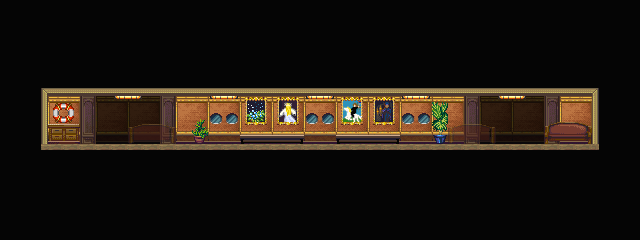

Rendered tile map (Tiled .tmx) drawn with the repository's tilesets; below, a short description and the map source with its tile grids summarised:
An orthogonal 40x15 tile map with 16x16 px tiles, 5 tile layers (Background, Background Above, AAAAAAAAA, Tile Layer 5, ...) and 31 objects (12x Event, 11x Light, 8x Target).

<map version="1.4" tiledversion="1.4.2" orientation="orthogonal" renderorder="right-down" width="40" height="15" tilewidth="16" tileheight="16" infinite="0" nextlayerid="7" nextobjectid="105">
 <tileset firstgid="1" source="Tilesets/Debug2d.tsx" />
 <layer id="1" name="Background" width="40" height="15">
  <properties>
   <property name="CheckPassability" type="bool" value="true" />
   <property name="z" value="1" />
  </properties>
  <data>[600 cells, 600 non-empty, 18 distinct tile ids]</data>
 </layer>
 <layer id="2" name="Background Above" width="40" height="15">
  <data>[600 cells, 4 non-empty, 4 distinct tile ids]</data>
 </layer>
 <layer id="3" name="AAAAAAAAA" width="40" height="15">
  <data>[600 cells, 79 non-empty, 44 distinct tile ids]</data>
 </layer>
 <layer id="4" name="Tile Layer 5" width="40" height="15">
  <data>[600 cells, 10 non-empty, 2 distinct tile ids]</data>
 </layer>
 <objectgroup id="5" name="Object Layer 1">
  <object id="51" name="HallLight" type="Light" x="208" y="96" width="32">
   <properties>
    <property name="hide" value="return getSwitch('chaser_active')" />
    <property name="lighting" value="hallway" />
   </properties>
  </object>
  <object id="54" name="HallLight" type="Light" x="112" y="96" width="32">
   <properties>
    <property name="lighting" value="hallway" />
   </properties>
  </object>
  <object id="57" name="HallLight" type="Light" x="496" y="96" width="32">
   <properties>
    <property name="lighting" value="hallway" />
   </properties>
  </object>
  <object id="70" name="hall3" type="Target" x="128" y="128" width="16" height="16" />
  <object id="71" name="tele" type="Event" x="96" y="112" width="16" height="16">
   <properties>
    <property name="onCollide" value="targetTele('uhhhidek', 'hall1')" />
    <property name="passable" value="IMPASSABLE" />
   </properties>
  </object>
  <object id="72" name="ArrowUp" type="Event" x="128" y="160" width="16" height="16">
   <properties>
    <property name="appearance" value="arrow" />
    <property name="face" value="NORTH" />
    <property name="proximity" type="float" value="2" />
   </properties>
  </object>
  <object id="73" name="hall4" type="Target" x="144" y="128" width="16" height="16" />
  <object id="75" name="hall1" type="Target" x="96" y="128" width="16" height="16" />
  <object id="77" name="ArrowUp" type="Event" x="112" y="160" width="16" height="16">
   <properties>
    <property name="appearance" value="arrow" />
    <property name="face" value="NORTH" />
    <property name="proximity" type="float" value="2" />
   </properties>
  </object>
  <object id="78" name="hall2" type="Target" x="112" y="128" width="16" height="16" />
  <object id="81" name="tele" type="Event" x="112" y="112" width="16" height="16">
   <properties>
    <property name="onCollide" value="targetTele('uhhhidek', 'hall2')" />
    <property name="passable" value="IMPASSABLE" />
   </properties>
  </object>
  <object id="82" name="tele" type="Event" x="128" y="112" width="16" height="16">
   <properties>
    <property name="onCollide" value="targetTele('uhhhidek', 'hall3')" />
    <property name="passable" value="IMPASSABLE" />
   </properties>
  </object>
  <object id="83" name="tele" type="Event" x="144" y="112" width="16" height="16">
   <properties>
    <property name="onCollide" value="targetTele('uhhhidek', 'hall4')" />
    <property name="passable" value="IMPASSABLE" />
   </properties>
  </object>
  <object id="84" name="all3" type="Target" x="512" y="128" width="16" height="16" />
  <object id="86" name="tele" type="Event" x="480" y="112" width="16" height="16">
   <properties>
    <property name="onCollide" value="targetTele('dinningrom', 'hall1')" />
    <property name="passable" value="IMPASSABLE" />
   </properties>
  </object>
  <object id="87" name="ArrowUp" type="Event" x="512" y="160" width="16" height="16">
   <properties>
    <property name="appearance" value="arrow" />
    <property name="face" value="NORTH" />
    <property name="proximity" type="float" value="2" />
   </properties>
  </object>
  <object id="88" name="all4" type="Target" x="528" y="128" width="16" height="16" />
  <object id="89" name="all2" type="Target" x="496" y="128" width="16" height="16" />
  <object id="90" name="all1" type="Target" x="480" y="128" width="16" height="16" />
  <object id="92" name="ArrowUp" type="Event" x="496" y="160" width="16" height="16">
   <properties>
    <property name="appearance" value="arrow" />
    <property name="face" value="NORTH" />
    <property name="proximity" type="float" value="2" />
   </properties>
  </object>
  <object id="94" name="tele" type="Event" x="496" y="112" width="16" height="16">
   <properties>
    <property name="onCollide" value="targetTele('dinningrom', 'hall2')" />
    <property name="passable" value="IMPASSABLE" />
   </properties>
  </object>
  <object id="95" name="tele" type="Event" x="512" y="112" width="16" height="16">
   <properties>
    <property name="onCollide" value="targetTele('dinningrom', 'hall3')" />
    <property name="passable" value="IMPASSABLE" />
   </properties>
  </object>
  <object id="96" name="tele" type="Event" x="528" y="112" width="16" height="16">
   <properties>
    <property name="onCollide" value="targetTele('dinningrom', 'hall4')" />
    <property name="passable" value="IMPASSABLE" />
   </properties>
  </object>
  <object id="97" name="PortholeLight" type="Light" x="208" y="112" width="16" height="16">
   <properties>
    <property name="lighting" value="porthole" />
   </properties>
  </object>
  <object id="98" name="PortholeLight" type="Light" x="224" y="112" width="16" height="16">
   <properties>
    <property name="lighting" value="porthole" />
   </properties>
  </object>
  <object id="99" name="PortholeLight" type="Light" x="304" y="112" width="16" height="16">
   <properties>
    <property name="lighting" value="porthole" />
   </properties>
  </object>
  <object id="100" name="PortholeLight" type="Light" x="320" y="112" width="16" height="16">
   <properties>
    <property name="lighting" value="porthole" />
   </properties>
  </object>
  <object id="101" name="PortholeLight" type="Light" x="400" y="112" width="16" height="16">
   <properties>
    <property name="lighting" value="porthole" />
   </properties>
  </object>
  <object id="102" name="PortholeLight" type="Light" x="416" y="112" width="16" height="16">
   <properties>
    <property name="lighting" value="porthole" />
   </properties>
  </object>
  <object id="103" name="HallLight" type="Light" x="400" y="96" width="32">
   <properties>
    <property name="hide" value="return getSwitch('chaser_active')" />
    <property name="lighting" value="hallway" />
   </properties>
  </object>
  <object id="104" name="HallLight" type="Light" x="304" y="96" width="32">
   <properties>
    <property name="hide" value="return getSwitch('chaser_active')" />
    <property name="lighting" value="hallway" />
   </properties>
  </object>
 </objectgroup>
 <layer id="6" name="Foreground" width="40" height="15" opacity="0.5">
  <properties>
   <property name="z" value="-.5" />
  </properties>
  <data>[600 cells, 12 non-empty, 6 distinct tile ids]</data>
 </layer>
</map>
